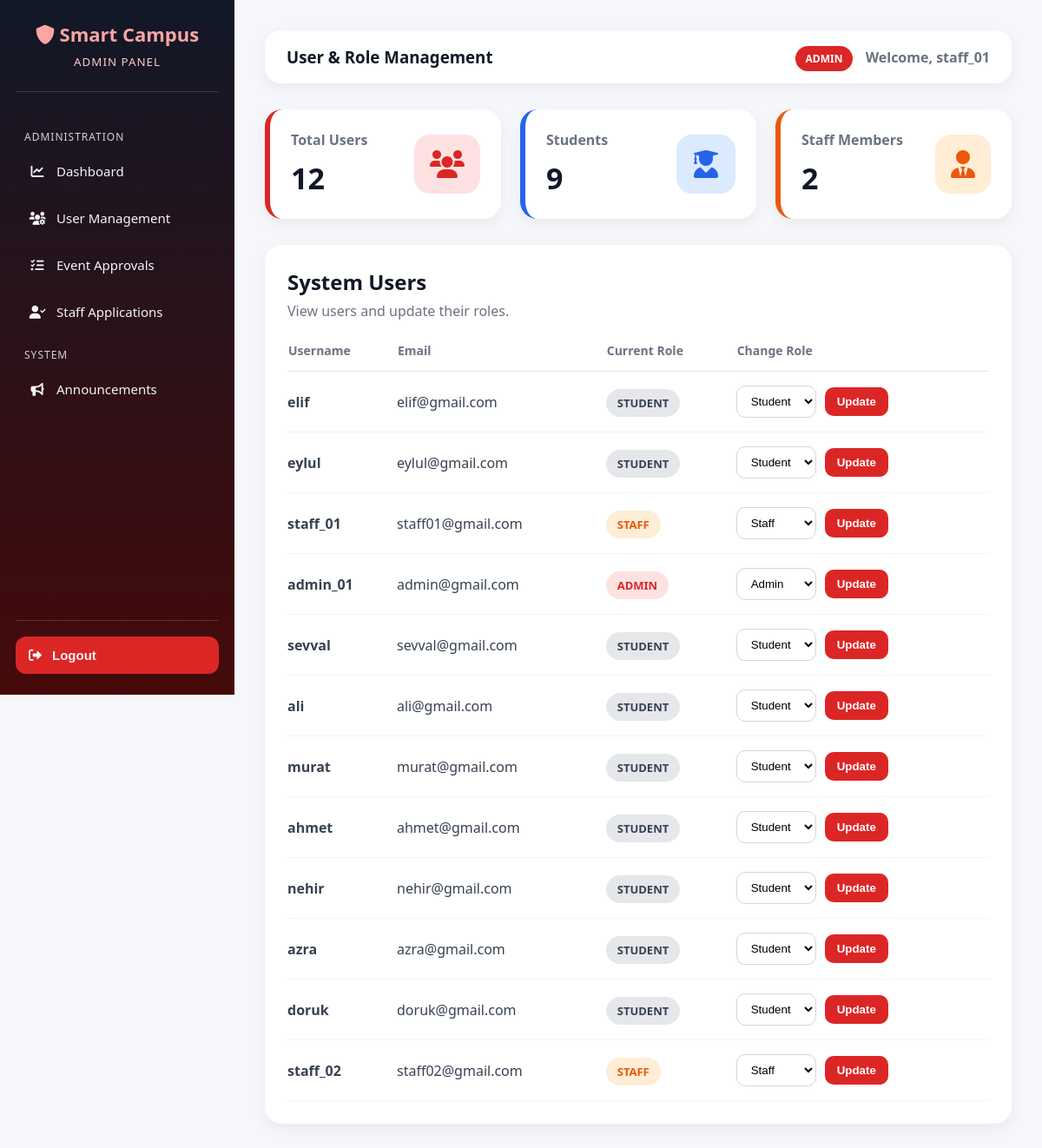
The app's page /admin-panel/users/ (signed in) with its own data.
### accounts/models.py (models this page shows, shortened)
class User(AbstractUser):
    ROLE_CHOICES = (
        ('student', 'Student'),
        ('staff', 'Staff'),
        ('admin', 'Admin'),
)
    role = models.CharField(max_length=10, choices=ROLE_CHOICES, default='student')
    phone_number = models.CharField(max_length=15, blank=True, null=True)

### core/views.py (the view)
@user_passes_test(is_admin)
def admin_user_management(request):
    users = User.objects.all()
    stats = {
        'total_users': User.objects.count(),
        'student_count': User.objects.filter(role='student').count(),
        'staff_count': User.objects.filter(role='staff').count(),
    }
    return render(request, 'core/admin_users.html', {
        'users': users,
        'stats': stats
    })

### core/views.py (called while the page is built)
def is_admin(user):
    return user.is_authenticated and (
        getattr(user, 'role', None) == 'admin' or user.is_superuser
    )

### core/templates/core/admin_users.html (shortened to what this page needs)
{% extends 'core/admin_base.html' %}
{% block page_title %}User & Role Management{% endblock %}
{% block content %}
<div class="stats-grid">
    <div class="stat-card red">
        <div>
            <p>Total Users</p>
            <h2>{{ stats.total_users }}</h2>
        </div>
        <i class="fas fa-users"></i>
    </div>
    <div class="stat-card blue">
        <div>
            <p>Students</p>
            <h2>{{ stats.student_count }}</h2>
        </div>
        <i class="fas fa-user-graduate"></i>
    </div>
    <div class="stat-card orange">
        <div>
            <p>Staff Members</p>
            <h2>{{ stats.staff_count }}</h2>
        </div>
        <i class="fas fa-user-tie"></i>
    </div>
</div>
<div class="panel-card">
    <div class="panel-header">
        <div>
            <h3>System Users</h3>
            <p>View users and update their roles.</p>
        </div>
    </div>
    <table>
        <thead>
            <tr>
                <th>Username</th>
                <th>Email</th>
                <th>Current Role</th>
                <th>Change Role</th>
            </tr>
        </thead>
        <tbody>
            {% for u in users %}
            <tr>
                <td>
                    <strong>{{ u.username }}</strong>
                </td>
                <td>
                    {% if u.email %}
                        {{ u.email }}
                    {% else %}
                        -
                    {% endif %}
                </td>
                <td>
                    <span class="role-badge {{ u.role }}">
                        {{ u.role|upper }}
                    </span>
                </td>
                <td>
                    <form action="{% url 'change_user_role' u.id %}" method="POST" class="role-form">
                        <select name="role">
                            <option value="student" {% if u.role == 'student' %}selected{% endif %}>Student</option>
                            <option value="staff" {% if u.role == 'staff' %}selected{% endif %}>Staff</option>
                            <option value="admin" {% if u.role == 'admin' %}selected{% endif %}>Admin</option>
                        </select>
                        <button type="submit">
                            Update
                        </button>
                    </form>
                </td>
            </tr>
            {% empty %}
            <tr>
                <td colspan="4" class="empty">No users found.</td>
            </tr>
            {% endfor %}
        </tbody>
    </table>
</div>
{% endblock %}

### templates/core/admin_base.html (shortened to what this page needs)
<!DOCTYPE html>
<html lang="en">
<head>
    <link rel="stylesheet" href="https://cdnjs.cloudflare.com/ajax/libs/font-awesome/6.0.0/css/all.min.css">
</head>
<body>
<div class="admin-sidebar">
    <div class="admin-logo">
        <h2><i class="fas fa-shield-alt"></i> Smart Campus</h2>
        <small>ADMIN PANEL</small>
    </div>
    <ul class="admin-nav">
        <div class="menu-title">Administration</div>
        <li>
            <a href="{% url 'admin_dashboard' %}">
                <i class="fas fa-chart-line"></i>
                Dashboard
            </a>
        </li>
        <li>
            <a href="{% url 'admin_user_management' %}">
                <i class="fas fa-users-cog"></i>
                User Management
            </a>
        </li>
        <li>
            <a href="{% url 'admin_event_approval' %}">
                <i class="fas fa-tasks"></i>
                Event Approvals
            </a>
        </li>
        <li>
            <a href="{% url 'manage_staff_applications' %}">
                <i class="fas fa-user-check"></i>
                Staff Applications
            </a>
        </li>
        <div class="menu-title">System</div>
        <li>
            <a href="{% url 'admin_announcements' %}">
                <i class="fas fa-bullhorn"></i>
                Announcements
            </a>
        </li>
    </ul>
    <div class="logout-area">
        <form method="POST" action="{% url 'logout' %}">
            <button type="submit" class="logout-btn">
                <i class="fas fa-sign-out-alt"></i>
                Logout
            </button>
        </form>
    </div>
</div>
<div class="admin-content">
    <div class="topbar">
        <h3>{% block page_title %}Admin Dashboard{% endblock %}</h3>
        <div class="welcome">
            <span class="admin-badge">ADMIN</span>
            Welcome, {{ user.username }}
        </div>
    </div>
    {% block content %}
    {% endblock %}
</div>
</body>
</html>

### templates/core/admin_base.html (style rules this page uses)
* { box-sizing: border-box; }
body { margin: 0; font-family: 'Segoe UI', Arial, sans-serif; background: #f6f7fb; color: #111827; }
.admin-sidebar { width: 270px; height: 100vh; background: linear-gradient(180deg, #111827, #450a0a); position: fixed; top: 0; left: 0; color: white; padding: 24px 18px; display: flex; flex-direction: column; }
.admin-logo { text-align: center; padding-bottom: 25px; border-bottom: 1px solid rgba(255,255,255,0.15); margin-bottom: 25px; }
.admin-logo h2 { margin: 0; font-size: 22px; color: #fca5a5; }
.admin-logo small { display: block; margin-top: 8px; color: #fecaca; letter-spacing: 1px; }
.menu-title { font-size: 12px; color: #d1d5db; text-transform: uppercase; letter-spacing: 1px; margin: 18px 0 8px 10px; }
.admin-nav { list-style: none; padding: 0; margin: 0; flex: 1; }
.admin-nav li { margin-bottom: 8px; }
.admin-nav a, .logout-btn { display: flex; align-items: center; gap: 12px; color: #f3f4f6; text-decoration: none; padding: 13px 15px; border-radius: 12px; transition: 0.3s; font-size: 15px; border: none; background: transparent; width: 100%; cursor: pointer; text-align: left; }
.admin-nav i { width: 20px; text-align: center; }
.logout-area { border-top: 1px solid rgba(255,255,255,0.15); padding-top: 18px; }
.logout-btn { background: #dc2626; font-weight: bold; }
.admin-content { margin-left: 270px; min-height: 100vh; padding: 35px; }
.topbar { background: white; padding: 18px 25px; border-radius: 18px; box-shadow: 0 5px 18px rgba(0,0,0,0.06); margin-bottom: 30px; display: flex; justify-content: space-between; align-items: center; }
.topbar h3 { margin: 0; }
.welcome { color: #6b7280; font-weight: 600; }
.admin-badge { background: #dc2626; color: white; padding: 6px 12px; border-radius: 999px; font-weight: bold; font-size: 12px; margin-right: 10px; }

### core/templates/core/admin_users.html (style rules this page uses)
.stats-grid { display: grid; grid-template-columns: repeat(auto-fit, minmax(240px, 1fr)); gap: 22px; margin-bottom: 30px; }
.stat-card { background: white; padding: 24px; border-radius: 20px; box-shadow: 0 5px 18px rgba(0,0,0,0.06); display: flex; justify-content: space-between; align-items: center; border-left: 6px solid #dc2626; }
.stat-card p { margin: 0; color: #6b7280; font-weight: 600; }
.stat-card h2 { margin: 10px 0 0; font-size: 34px; color: #111827; }
.stat-card i { font-size: 32px; padding: 18px; border-radius: 18px; }
.red i { background: #fee2e2; color: #dc2626; }
.blue { border-left-color: #2563eb; }
.blue i { background: #dbeafe; color: #2563eb; }
.orange { border-left-color: #ea580c; }
.orange i { background: #ffedd5; color: #ea580c; }
.panel-card { background: white; border-radius: 20px; padding: 26px; box-shadow: 0 5px 18px rgba(0,0,0,0.06); }
.panel-header { margin-bottom: 24px; }
.panel-header h3 { margin: 0; color: #111827; font-size: 24px; }
.panel-header p { margin: 6px 0 0; color: #6b7280; }
table { width: 100%; border-collapse: collapse; }
th { text-align: left; padding-bottom: 14px; border-bottom: 1px solid #e5e7eb; color: #6b7280; font-size: 14px; }
td { padding: 16px 0; border-bottom: 1px solid #f3f4f6; color: #374151; }
.role-badge { padding: 7px 13px; border-radius: 999px; font-size: 13px; font-weight: bold; }
.role-badge.admin { background: #fee2e2; color: #dc2626; }
.role-badge.staff { background: #ffedd5; color: #ea580c; }
.role-badge.student { background: #e5e7eb; color: #374151; }
.role-form { display: flex; gap: 10px; align-items: center; }
.role-form select { padding: 9px 12px; border: 1px solid #d1d5db; border-radius: 10px; background: white; }
.role-form button { border: none; padding: 9px 14px; border-radius: 10px; background: #dc2626; color: white; font-weight: bold; cursor: pointer; }

### records on screen
User: username "staff_01", email "staff01@gmail.com", role "STAFF", role "Staff"
User: username "elif", email "elif@gmail.com", role "STUDENT", role "Student"
User: username "eylul", email "eylul@gmail.com", role "STUDENT", role "Student"
User: username "admin_01", email "admin@gmail.com", role "ADMIN", role "Admin"
User: username "sevval", email "sevval@gmail.com", role "STUDENT", role "Student"
User: username "ali", email "ali@gmail.com", role "STUDENT", role "Student"
User: username "murat", email "murat@gmail.com", role "STUDENT", role "Student"
User: username "ahmet", email "ahmet@gmail.com", role "STUDENT", role "Student"
User: username "nehir", email "nehir@gmail.com", role "STUDENT", role "Student"
User: username "azra", email "azra@gmail.com", role "STUDENT", role "Student"
User: username "doruk", email "doruk@gmail.com", role "STUDENT", role "Student"
User: username "staff_02", email "staff02@gmail.com", role "STAFF", role "Staff"

### other values on screen
{{ stats.total_users }} "12"
{{ stats.student_count }} "9"
{{ stats.staff_count }} "2"
